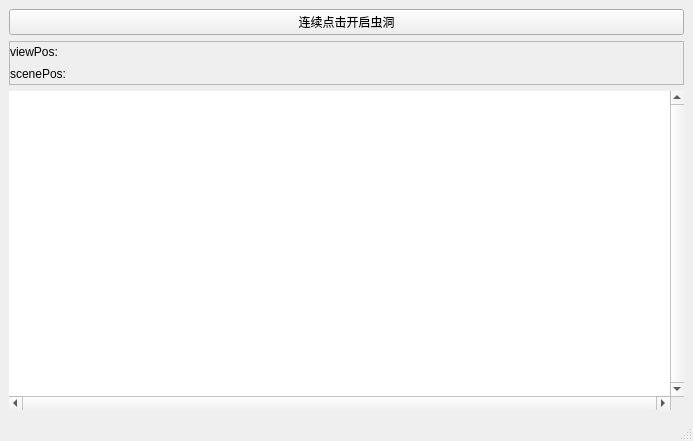
<?xml version="1.0" encoding="UTF-8"?>
<ui version="4.0">
 <class>MainWindow</class>
 <widget class="QMainWindow" name="MainWindow">
  <property name="geometry">
   <rect>
    <x>0</x>
    <y>0</y>
    <width>693</width>
    <height>441</height>
   </rect>
  </property>
  <property name="windowTitle">
   <string>MainWindow</string>
  </property>
  <widget class="QWidget" name="centralwidget">
   <layout class="QVBoxLayout" name="verticalLayout_2">
    <item>
     <widget class="QPushButton" name="pushButton">
      <property name="text">
       <string>连续点击开启虫洞</string>
      </property>
     </widget>
    </item>
    <item>
     <widget class="QFrame" name="frame">
      <property name="frameShape">
       <enum>QFrame::StyledPanel</enum>
      </property>
      <property name="frameShadow">
       <enum>QFrame::Raised</enum>
      </property>
      <layout class="QGridLayout" name="gridLayout">
       <property name="leftMargin">
        <number>0</number>
       </property>
       <property name="topMargin">
        <number>0</number>
       </property>
       <property name="rightMargin">
        <number>0</number>
       </property>
       <property name="bottomMargin">
        <number>0</number>
       </property>
       <property name="spacing">
        <number>2</number>
       </property>
       <item row="0" column="1">
        <widget class="QLabel" name="label_2">
         <property name="minimumSize">
          <size>
           <width>0</width>
           <height>20</height>
          </size>
         </property>
         <property name="maximumSize">
          <size>
           <width>16777215</width>
           <height>20</height>
          </size>
         </property>
         <property name="text">
          <string/>
         </property>
        </widget>
       </item>
       <item row="0" column="0">
        <widget class="QLabel" name="label">
         <property name="minimumSize">
          <size>
           <width>0</width>
           <height>20</height>
          </size>
         </property>
         <property name="maximumSize">
          <size>
           <width>16777215</width>
           <height>20</height>
          </size>
         </property>
         <property name="text">
          <string>viewPos:</string>
         </property>
        </widget>
       </item>
       <item row="1" column="0">
        <widget class="QLabel" name="label_3">
         <property name="minimumSize">
          <size>
           <width>0</width>
           <height>20</height>
          </size>
         </property>
         <property name="maximumSize">
          <size>
           <width>16777215</width>
           <height>20</height>
          </size>
         </property>
         <property name="text">
          <string>scenePos:</string>
         </property>
        </widget>
       </item>
       <item row="1" column="1">
        <widget class="QLabel" name="label_4">
         <property name="minimumSize">
          <size>
           <width>0</width>
           <height>20</height>
          </size>
         </property>
         <property name="maximumSize">
          <size>
           <width>16777215</width>
           <height>20</height>
          </size>
         </property>
         <property name="text">
          <string/>
         </property>
        </widget>
       </item>
      </layout>
     </widget>
    </item>
    <item>
     <widget class="MyGraphicsView" name="graphicsView">
      <property name="frameShape">
       <enum>QFrame::NoFrame</enum>
      </property>
      <property name="frameShadow">
       <enum>QFrame::Plain</enum>
      </property>
      <property name="verticalScrollBarPolicy">
       <enum>Qt::ScrollBarAlwaysOn</enum>
      </property>
      <property name="horizontalScrollBarPolicy">
       <enum>Qt::ScrollBarAlwaysOn</enum>
      </property>
     </widget>
    </item>
   </layout>
  </widget>
  <widget class="QMenuBar" name="menubar">
   <property name="geometry">
    <rect>
     <x>0</x>
     <y>0</y>
     <width>693</width>
     <height>22</height>
    </rect>
   </property>
  </widget>
  <widget class="QStatusBar" name="statusbar"/>
 </widget>
 <customwidgets>
  <customwidget>
   <class>MyGraphicsView</class>
   <extends>QGraphicsView</extends>
   <header>MyGraphicsView.h</header>
  </customwidget>
 </customwidgets>
 <resources/>
 <connections/>
</ui>
